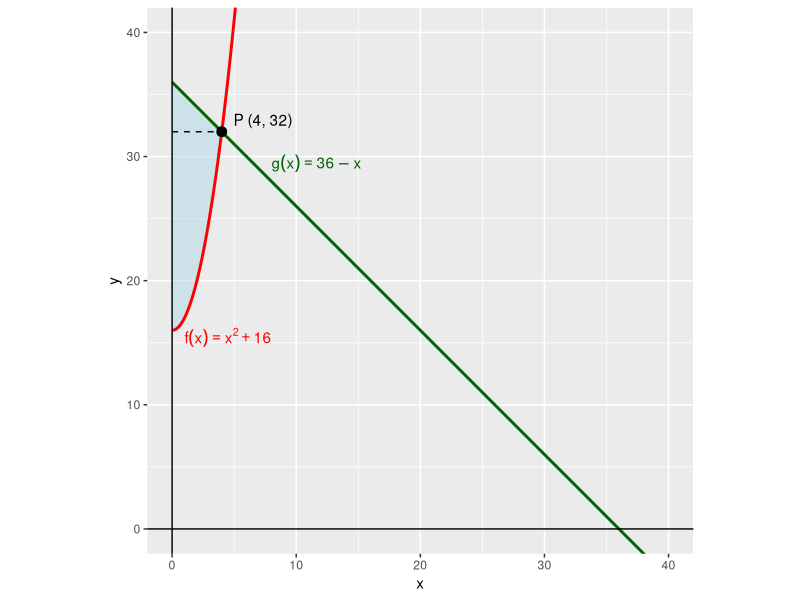
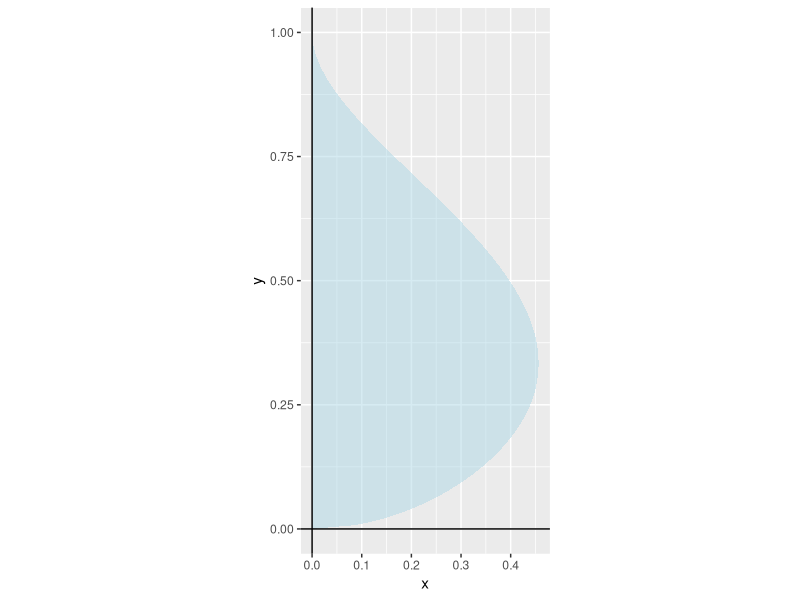

Recreate these plots in R, in order.
## ---- chunk 1
library(ggplot2)

# Functions
f <- function(x) x^2 + 16
g <- function(x) 36 - x

# x values
x_full <- seq(0, 40, length.out = 400)
x_shade <- seq(0, 4, length.out = 200)

# Data for full curves
curve_df <- data.frame(
  x = x_full,
  f_x = f(x_full),
  g_x = g(x_full)
)

# Data for shaded region
shade_df <- data.frame(
  x = c(x_shade, rev(x_shade)),
  y = c(f(x_shade), rev(g(x_shade)))
)

# Point of intersection
intersect_point <- data.frame(x = 4, y = 32)

# Create the plot
p <- ggplot() +
  geom_polygon(data = shade_df, aes(x = x, y = y), fill = "lightblue", alpha = 0.5) +
  geom_line(data = curve_df, aes(x = x, y = f_x), color = "red", size = 1) +
  geom_line(data = curve_df, aes(x = x, y = g_x), color = "darkgreen", size = 1) +
  geom_hline(yintercept = 0, color = "black", linewidth = 0.5) +
  geom_vline(xintercept = 0, color = "black", linewidth = 0.5) +
  annotate("text", x = 1, y = f(1), label = "f(x) == x^2 + 16", color = "red", parse = TRUE, hjust = 0, vjust = 1.5) +
  annotate("text", x = 8, y = g(8), label = "g(x) == 36 - x", color = "darkgreen", parse = TRUE, hjust = 0, vjust = -0.5) +
  geom_point(data = intersect_point, aes(x = x, y = y), size = 3, shape = 21, fill = "black") +
  geom_text(data = intersect_point, aes(x = x, y = y, label = "P (4, 32)"), hjust = -0.2, vjust = -0.5) +
  geom_segment(aes(x = 0, xend = 4, y = 32, yend = 32), linetype = "dashed", color = "black") +
  coord_fixed(xlim = c(0, 40), ylim = c(0, 40))

# Save the plot
ggsave("volume-region.png", plot = p, width = 8, height = 8, dpi = 300)
## ---- chunk 2
library(ggplot2)

# Generate theta values
theta <- seq(0, pi/2, length.out = 200)

# Compute cos(theta), making sure we clamp it to avoid small negatives
cos_theta <- cos(theta)
cos_theta_safe <- ifelse(cos_theta < 0, 0, cos_theta)

# Parametric equations
x_vals <- sin(theta)^4 * sqrt(cos_theta_safe)
y_vals <- cos_theta

# Create data for the curve
df <- data.frame(x = x_vals, y = y_vals)

# Create region data: add (0,0) to close shape with y-axis
region_df <- rbind(df, data.frame(x = 0, y = 0))

# Build the plot with x- and y-axis lines
p <- ggplot() +
  geom_polygon(data = region_df, aes(x = x, y = y), fill = "lightblue", alpha = 0.5) +
  geom_hline(yintercept = 0, color = "black", linewidth = 0.5) +  # x-axis
  geom_vline(xintercept = 0, color = "black", linewidth = 0.5) +  # y-axis
  coord_equal()

# Save the image
ggsave("region-curve-C.png", plot = p, width = 6, height = 6, dpi = 300)
